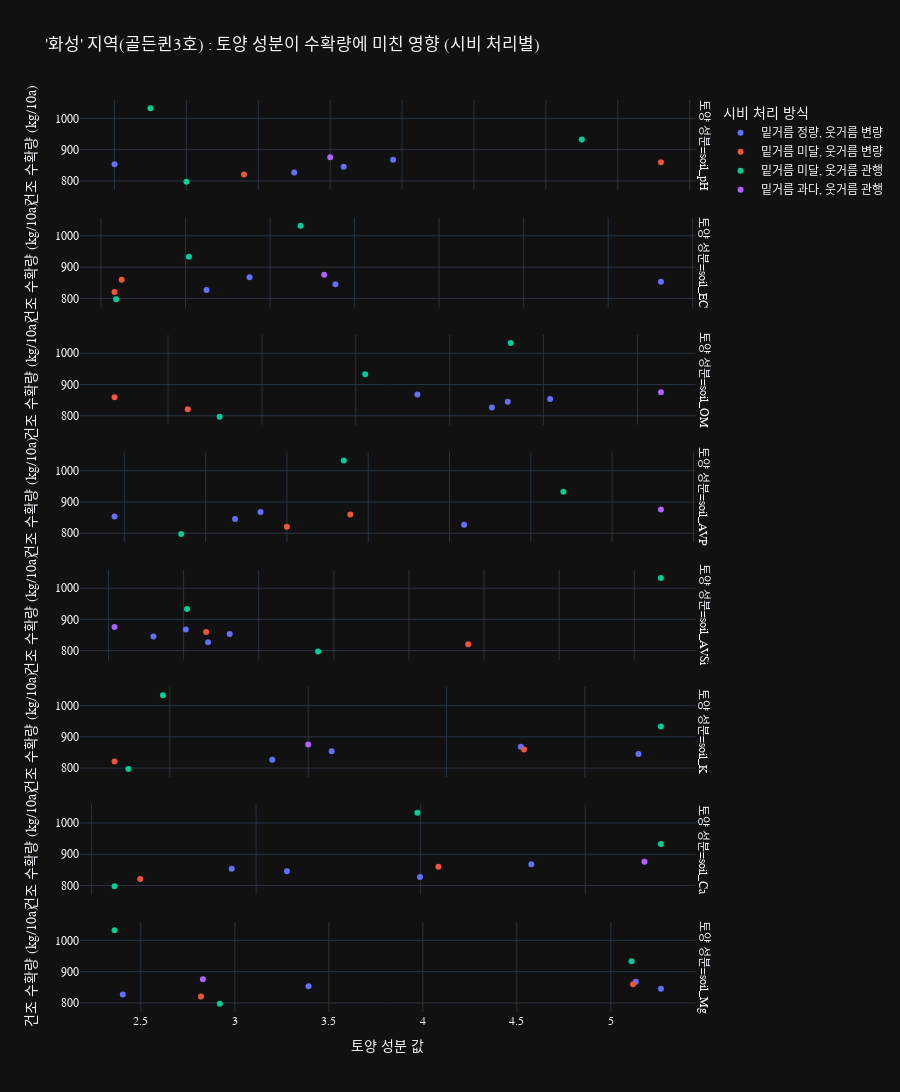

Notebook code for this chart:
### Markdown cell above
## 화성 지역 토양과 수확량 관계 확인

### Code cell
import pandas as pd
import plotly.express as px

# 1. 'df'가 메모리에 있다고 가정합니다.
# (안정성을 위해 df 로드 및 전처리 코드 포함)
try:
    if 'df' not in locals() or df.empty:
         print("DataFrame 'df'를 다시 로드합니다.")
         df = pd.read_csv("25년_수확량 통계.csv")
    else:
         print("기존 DataFrame 'df'를 사용합니다.")
except NameError:
    print("DataFrame 'df'를 새로 로드합니다.")
    df = pd.read_csv("25년_수확량 통계.csv")

# 2. 분석에 필요한 컬럼들 전처리
try:
    # 수치형 1: 건조 수확량
    df['건조 수확량(kg/10a)'] = pd.to_numeric(df['건조 수확량(kg/10a)'].astype(str).str.replace(',', '').str.strip(), errors='coerce')

    # 수치형 2: 토양 성분 8가지
    all_soil_components = [
        'soil_pH', 'soil_EC', 'soil_OM', 'soil_AVP', 'soil_AVSi', 'soil_K', 'soil_Ca', 'soil_Mg'
    ]
    for col in all_soil_components:
        df[col] = pd.to_numeric(df[col].astype(str).str.replace(',', '').str.strip(), errors='coerce')

    # 범주형:
    categorical_cols = ['지역', '품종', '시비 처리', '코드번호']
    for col in categorical_cols:
        df[col] = df[col].astype(str).str.strip()

except Exception as e:
    print(f"데이터 전처리 중 오류 발생: {e}")
    raise

# 3. [분석 1] '화성' 지역 데이터 필터링 (품종은 '골든퀸3호'로 통일됨)
df_hwaseong = df[df['지역'] == '화성'].copy()
print(f"\n'화성' 지역 데이터 {len(df_hwaseong)}개 필터링.")
print(f"'화성' 지역 품종 확인: {df_hwaseong['품종'].unique()}")

# 4. [분석 2] 데이터 재구성 (Melt)
# 수확량, 시비 처리 정보를 ID로 유지하고 8개 토양 성분을 Melt
id_vars = ['건조 수확량(kg/10a)', '시비 처리', '코드번호']
melted_hwaseong = df_hwaseong.melt(
    id_vars=id_vars,
    value_vars=all_soil_components,
    var_name='토양성분',
    value_name='성분 값'
)

# 분석에 필요한 모든 데이터(수확량, 성분 값)가 있는 경우만 사용
melted_hwaseong = melted_hwaseong.dropna(subset=['건조 수확량(kg/10a)', '성분 값'])
print(f"Melt된 '화성' 지역 데이터 {len(melted_hwaseong)}개로 산점도 생성.")

# 5. [분석 3] 시각화 (다중 산점도)
fig = px.scatter(
    melted_hwaseong,
    x='성분 값',                    # X축: 각 토양 성분의 값
    y='건조 수확량(kg/10a)',      # Y축: 건조 수확량
    color='시비 처리',             # 색상: 실제 시비 처리 방식
    facet_row='토양성분',          # 행 분리: 8개 토양 성분별
    hover_data=['코드번호'],       # 마우스 오버 시 코드번호 표시
    labels={
        "성분 값": "토양 성분 값",
        "건조 수확량(kg/10a)": "건조 수확량 (kg/10a)",
        "시비 처리": "시비 처리 방식",
        "토양성분": "토양 성분"
    },
    title="'화성' 지역(골든퀸3호) : 토양 성분이 수확량에 미친 영향 (시비 처리별)"
)

# 6. 차트 레이아웃 가독성 높이기
fig.update_layout(
    height=2000, # 8개 차트를 세로로 표시하므로 높이 증가
    font=dict(family="Malgun Gothic, AppleGGothic, sans-serif")
)
# 각 차트의 X축 범위가 다르므로 x축 스케일을 독립적으로 설정
fig.update_xaxes(matches=None)
# 행(토양성분) 라벨이 잘 보이도록 설정
fig.update_annotations(align='right')

fig.show()

image_filename = "화성수확량 관계 분석.png"
fig.write_image(
        image_filename,
        width=1200,
        height=600,
        scale=2  # 2배 해상도
    )

### Figure 1 — Plotly figure (JSON) as saved in the notebook; plotly's stock layout.template omitted (floating-point values rounded to 4 significant figures)
{"data": [{"customdata": [["HS-R1"], ["HS-R2"], ["HS-R5"], ["HS-R7"]], "hovertemplate": "시비 처리 방식=밑거름 정량, 웃거름 변량<br>토양 성분=soil_pH<br>토양 성분 값=%{x}<br>건조 수확량 (kg/10a)=%{y}<br>코드번호=%{customdata[0]}<extra></extra>", "legendgroup": "밑거름 정량, 웃거름 변량", "marker": {"color": "#636efa", "symbol": "circle"}, "mode": "markers", "name": "밑거름 정량, 웃거름 변량", "orientation": "v", "showlegend": true, "x": [7.438, 7.575, 6.8, 7.3], "xaxis": "x8", "y": [845.3, 867.8, 853.5, 826.9], "yaxis": "y8", "type": "scatter"}, {"customdata": [["HS-R1"], ["HS-R2"], ["HS-R5"], ["HS-R7"]], "hovertemplate": "시비 처리 방식=밑거름 정량, 웃거름 변량<br>토양 성분=soil_EC<br>토양 성분 값=%{x}<br>건조 수확량 (kg/10a)=%{y}<br>코드번호=%{customdata[0]}<extra></extra>", "legendgroup": "밑거름 정량, 웃거름 변량", "marker": {"color": "#636efa", "symbol": "circle"}, "mode": "markers", "name": "밑거름 정량, 웃거름 변량", "orientation": "v", "showlegend": false, "x": [2.886, 2.379, 4.812, 2.124], "xaxis": "x7", "y": [845.3, 867.8, 853.5, 826.9], "yaxis": "y7", "type": "scatter"}, {"customdata": [["HS-R1"], ["HS-R2"], ["HS-R5"], ["HS-R7"]], "hovertemplate": "시비 처리 방식=밑거름 정량, 웃거름 변량<br>토양 성분=soil_OM<br>토양 성분 값=%{x}<br>건조 수확량 (kg/10a)=%{y}<br>코드번호=%{customdata[0]}<extra></extra>", "legendgroup": "밑거름 정량, 웃거름 변량", "marker": {"color": "#636efa", "symbol": "circle"}, "mode": "markers", "name": "밑거름 정량, 웃거름 변량", "orientation": "v", "showlegend": false, "x": [21.24, 19.31, 22.14, 20.9], "xaxis": "x6", "y": [845.3, 867.8, 853.5, 826.9], "yaxis": "y6", "type": "scatter"}, {"customdata": [["HS-R1"], ["HS-R2"], ["HS-R5"], ["HS-R7"]], "hovertemplate": "시비 처리 방식=밑거름 정량, 웃거름 변량<br>토양 성분=soil_AVP<br>토양 성분 값=%{x}<br>건조 수확량 (kg/10a)=%{y}<br>코드번호=%{customdata[0]}<extra></extra>", "legendgroup": "밑거름 정량, 웃거름 변량", "marker": {"color": "#636efa", "symbol": "circle"}, "mode": "markers", "name": "밑거름 정량, 웃거름 변량", "orientation": "v", "showlegend": false, "x": [53.62, 56.75, 38.8, 81.8], "xaxis": "x5", "y": [845.3, 867.8, 853.5, 826.9], "yaxis": "y5", "type": "scatter"}, {"customdata": [["HS-R1"], ["HS-R2"], ["HS-R5"], ["HS-R7"]], "hovertemplate": "시비 처리 방식=밑거름 정량, 웃거름 변량<br>토양 성분=soil_AVSi<br>토양 성분 값=%{x}<br>건조 수확량 (kg/10a)=%{y}<br>코드번호=%{customdata[0]}<extra></extra>", "legendgroup": "밑거름 정량, 웃거름 변량", "marker": {"color": "#636efa", "symbol": "circle"}, "mode": "markers", "name": "밑거름 정량, 웃거름 변량", "orientation": "v", "showlegend": false, "x": [319.6, 405.8, 522.8, 465.0], "xaxis": "x4", "y": [845.3, 867.8, 853.5, 826.9], "yaxis": "y4", "type": "scatter"}, {"customdata": [["HS-R1"], ["HS-R2"], ["HS-R5"], ["HS-R7"]], "hovertemplate": "시비 처리 방식=밑거름 정량, 웃거름 변량<br>토양 성분=soil_K<br>토양 성분 값=%{x}<br>건조 수확량 (kg/10a)=%{y}<br>코드번호=%{customdata[0]}<extra></extra>", "legendgroup": "밑거름 정량, 웃거름 변량", "marker": {"color": "#636efa", "symbol": "circle"}, "mode": "markers", "name": "밑거름 정량, 웃거름 변량", "orientation": "v", "showlegend": false, "x": [1.278, 1.107, 0.834, 0.748], "xaxis": "x3", "y": [845.3, 867.8, 853.5, 826.9], "yaxis": "y3", "type": "scatter"}, {"customdata": [["HS-R1"], ["HS-R2"], ["HS-R5"], ["HS-R7"]], "hovertemplate": "시비 처리 방식=밑거름 정량, 웃거름 변량<br>토양 성분=soil_Ca<br>토양 성분 값=%{x}<br>건조 수확량 (kg/10a)=%{y}<br>코드번호=%{customdata[0]}<extra></extra>", "legendgroup": "밑거름 정량, 웃거름 변량", "marker": {"color": "#636efa", "symbol": "circle"}, "mode": "markers", "name": "밑거름 정량, 웃거름 변량", "orientation": "v", "showlegend": false, "x": [4.594, 5.336, 4.426, 4.998], "xaxis": "x2", "y": [845.3, 867.8, 853.5, 826.9], "yaxis": "y2", "type": "scatter"}, {"customdata": [["HS-R1"], ["HS-R2"], ["HS-R5"], ["HS-R7"]], "hovertemplate": "시비 처리 방식=밑거름 정량, 웃거름 변량<br>토양 성분=soil_Mg<br>토양 성분 값=%{x}<br>건조 수확량 (kg/10a)=%{y}<br>코드번호=%{customdata[0]}<extra></extra>", "legendgroup": "밑거름 정량, 웃거름 변량", "marker": {"color": "#636efa", "symbol": "circle"}, "mode": "markers", "name": "밑거름 정량, 웃거름 변량", "orientation": "v", "showlegend": false, "x": [5.266, 5.133, 3.392, 2.404], "xaxis": "x", "y": [845.3, 867.8, 853.5, 826.9], "yaxis": "y", "type": "scatter"}, {"customdata": [["HS-R3"], ["HS-R9"]], "hovertemplate": "시비 처리 방식=밑거름 미달, 웃거름 변량<br>토양 성분=soil_pH<br>토양 성분 값=%{x}<br>건조 수확량 (kg/10a)=%{y}<br>코드번호=%{customdata[0]}<extra></extra>", "legendgroup": "밑거름 미달, 웃거름 변량", "marker": {"color": "#EF553B", "symbol": "circle"}, "mode": "markers", "name": "밑거름 미달, 웃거름 변량", "orientation": "v", "showlegend": true, "x": [8.32, 7.16], "xaxis": "x8", "y": [859.7, 820.8], "yaxis": "y8", "type": "scatter"}, {"customdata": [["HS-R3"], ["HS-R9"]], "hovertemplate": "시비 처리 방식=밑거름 미달, 웃거름 변량<br>토양 성분=soil_EC<br>토양 성분 값=%{x}<br>건조 수확량 (kg/10a)=%{y}<br>코드번호=%{customdata[0]}<extra></extra>", "legendgroup": "밑거름 미달, 웃거름 변량", "marker": {"color": "#EF553B", "symbol": "circle"}, "mode": "markers", "name": "밑거름 미달, 웃거름 변량", "orientation": "v", "showlegend": false, "x": [1.622, 1.58], "xaxis": "x7", "y": [859.7, 820.8], "yaxis": "y7", "type": "scatter"}, {"customdata": [["HS-R3"], ["HS-R9"]], "hovertemplate": "시비 처리 방식=밑거름 미달, 웃거름 변량<br>토양 성분=soil_OM<br>토양 성분 값=%{x}<br>건조 수확량 (kg/10a)=%{y}<br>코드번호=%{customdata[0]}<extra></extra>", "legendgroup": "밑거름 미달, 웃거름 변량", "marker": {"color": "#EF553B", "symbol": "circle"}, "mode": "markers", "name": "밑거름 미달, 웃거름 변량", "orientation": "v", "showlegend": false, "x": [12.86, 14.42], "xaxis": "x6", "y": [859.7, 820.8], "yaxis": "y6", "type": "scatter"}, {"customdata": [["HS-R3"], ["HS-R9"]], "hovertemplate": "시비 처리 방식=밑거름 미달, 웃거름 변량<br>토양 성분=soil_AVP<br>토양 성분 값=%{x}<br>건조 수확량 (kg/10a)=%{y}<br>코드번호=%{customdata[0]}<extra></extra>", "legendgroup": "밑거름 미달, 웃거름 변량", "marker": {"color": "#EF553B", "symbol": "circle"}, "mode": "markers", "name": "밑거름 미달, 웃거름 변량", "orientation": "v", "showlegend": false, "x": [67.8, 60.0], "xaxis": "x5", "y": [859.7, 820.8], "yaxis": "y5", "type": "scatter"}, {"customdata": [["HS-R3"], ["HS-R9"]], "hovertemplate": "시비 처리 방식=밑거름 미달, 웃거름 변량<br>토양 성분=soil_AVSi<br>토양 성분 값=%{x}<br>건조 수확량 (kg/10a)=%{y}<br>코드번호=%{customdata[0]}<extra></extra>", "legendgroup": "밑거름 미달, 웃거름 변량", "marker": {"color": "#EF553B", "symbol": "circle"}, "mode": "markers", "name": "밑거름 미달, 웃거름 변량", "orientation": "v", "showlegend": false, "x": [460.0, 1158.0], "xaxis": "x4", "y": [859.7, 820.8], "yaxis": "y4", "type": "scatter"}, {"customdata": [["HS-R3"], ["HS-R9"]], "hovertemplate": "시비 처리 방식=밑거름 미달, 웃거름 변량<br>토양 성분=soil_K<br>토양 성분 값=%{x}<br>건조 수확량 (kg/10a)=%{y}<br>코드번호=%{customdata[0]}<extra></extra>", "legendgroup": "밑거름 미달, 웃거름 변량", "marker": {"color": "#EF553B", "symbol": "circle"}, "mode": "markers", "name": "밑거름 미달, 웃거름 변량", "orientation": "v", "showlegend": false, "x": [1.112, 0.52], "xaxis": "x3", "y": [859.7, 820.8], "yaxis": "y3", "type": "scatter"}, {"customdata": [["HS-R3"], ["HS-R9"]], "hovertemplate": "시비 처리 방식=밑거름 미달, 웃거름 변량<br>토양 성분=soil_Ca<br>토양 성분 값=%{x}<br>건조 수확량 (kg/10a)=%{y}<br>코드번호=%{customdata[0]}<extra></extra>", "legendgroup": "밑거름 미달, 웃거름 변량", "marker": {"color": "#EF553B", "symbol": "circle"}, "mode": "markers", "name": "밑거름 미달, 웃거름 변량", "orientation": "v", "showlegend": false, "x": [5.054, 4.148], "xaxis": "x2", "y": [859.7, 820.8], "yaxis": "y2", "type": "scatter"}, {"customdata": [["HS-R3"], ["HS-R9"]], "hovertemplate": "시비 처리 방식=밑거름 미달, 웃거름 변량<br>토양 성분=soil_Mg<br>토양 성분 값=%{x}<br>건조 수확량 (kg/10a)=%{y}<br>코드번호=%{customdata[0]}<extra></extra>", "legendgroup": "밑거름 미달, 웃거름 변량", "marker": {"color": "#EF553B", "symbol": "circle"}, "mode": "markers", "name": "밑거름 미달, 웃거름 변량", "orientation": "v", "showlegend": false, "x": [5.118, 2.82], "xaxis": "x", "y": [859.7, 820.8], "yaxis": "y", "type": "scatter"}, {"customdata": [["HS-R4"], ["HS-R8"], ["HS-R10"]], "hovertemplate": "시비 처리 방식=밑거름 미달, 웃거름 관행<br>토양 성분=soil_pH<br>토양 성분 값=%{x}<br>건조 수확량 (kg/10a)=%{y}<br>코드번호=%{customdata[0]}<extra></extra>", "legendgroup": "밑거름 미달, 웃거름 관행", "marker": {"color": "#00cc96", "symbol": "circle"}, "mode": "markers", "name": "밑거름 미달, 웃거름 관행", "orientation": "v", "showlegend": true, "x": [8.1, 6.9, 7.0], "xaxis": "x8", "y": [933.0, 1033.0, 797.3], "yaxis": "y8", "type": "scatter"}, {"customdata": [["HS-R4"], ["HS-R8"], ["HS-R10"]], "hovertemplate": "시비 처리 방식=밑거름 미달, 웃거름 관행<br>토양 성분=soil_EC<br>토양 성분 값=%{x}<br>건조 수확량 (kg/10a)=%{y}<br>코드번호=%{customdata[0]}<extra></extra>", "legendgroup": "밑거름 미달, 웃거름 관행", "marker": {"color": "#00cc96", "symbol": "circle"}, "mode": "markers", "name": "밑거름 미달, 웃거름 관행", "orientation": "v", "showlegend": false, "x": [2.02, 2.68, 1.59], "xaxis": "x7", "y": [933.0, 1033.0, 797.3], "yaxis": "y7", "type": "scatter"}, {"customdata": [["HS-R4"], ["HS-R8"], ["HS-R10"]], "hovertemplate": "시비 처리 방식=밑거름 미달, 웃거름 관행<br>토양 성분=soil_OM<br>토양 성분 값=%{x}<br>건조 수확량 (kg/10a)=%{y}<br>코드번호=%{customdata[0]}<extra></extra>", "legendgroup": "밑거름 미달, 웃거름 관행", "marker": {"color": "#00cc96", "symbol": "circle"}, "mode": "markers", "name": "밑거름 미달, 웃거름 관행", "orientation": "v", "showlegend": false, "x": [18.2, 21.3, 15.1], "xaxis": "x6", "y": [933.0, 1033.0, 797.3], "yaxis": "y6", "type": "scatter"}, {"customdata": [["HS-R4"], ["HS-R8"], ["HS-R10"]], "hovertemplate": "시비 처리 방식=밑거름 미달, 웃거름 관행<br>토양 성분=soil_AVP<br>토양 성분 값=%{x}<br>건조 수확량 (kg/10a)=%{y}<br>코드번호=%{customdata[0]}<extra></extra>", "legendgroup": "밑거름 미달, 웃거름 관행", "marker": {"color": "#00cc96", "symbol": "circle"}, "mode": "markers", "name": "밑거름 미달, 웃거름 관행", "orientation": "v", "showlegend": false, "x": [94.0, 67.0, 47.0], "xaxis": "x5", "y": [933.0, 1033.0, 797.3], "yaxis": "y5", "type": "scatter"}, {"customdata": [["HS-R4"], ["HS-R8"], ["HS-R10"]], "hovertemplate": "시비 처리 방식=밑거름 미달, 웃거름 관행<br>토양 성분=soil_AVSi<br>토양 성분 값=%{x}<br>건조 수확량 (kg/10a)=%{y}<br>코드번호=%{customdata[0]}<extra></extra>", "legendgroup": "밑거름 미달, 웃거름 관행", "marker": {"color": "#00cc96", "symbol": "circle"}, "mode": "markers", "name": "밑거름 미달, 웃거름 관행", "orientation": "v", "showlegend": false, "x": [409.0, 1671.0, 758.0], "xaxis": "x4", "y": [933.0, 1033.0, 797.3], "yaxis": "y4", "type": "scatter"}, {"customdata": [["HS-R4"], ["HS-R8"], ["HS-R10"]], "hovertemplate": "시비 처리 방식=밑거름 미달, 웃거름 관행<br>토양 성분=soil_K<br>토양 성분 값=%{x}<br>건조 수확량 (kg/10a)=%{y}<br>코드번호=%{customdata[0]}<extra></extra>", "legendgroup": "밑거름 미달, 웃거름 관행", "marker": {"color": "#00cc96", "symbol": "circle"}, "mode": "markers", "name": "밑거름 미달, 웃거름 관행", "orientation": "v", "showlegend": false, "x": [1.31, 0.59, 0.54], "xaxis": "x3", "y": [933.0, 1033.0, 797.3], "yaxis": "y3", "type": "scatter"}, {"customdata": [["HS-R4"], ["HS-R8"], ["HS-R10"]], "hovertemplate": "시비 처리 방식=밑거름 미달, 웃거름 관행<br>토양 성분=soil_Ca<br>토양 성분 값=%{x}<br>건조 수확량 (kg/10a)=%{y}<br>코드번호=%{customdata[0]}<extra></extra>", "legendgroup": "밑거름 미달, 웃거름 관행", "marker": {"color": "#00cc96", "symbol": "circle"}, "mode": "markers", "name": "밑거름 미달, 웃거름 관행", "orientation": "v", "showlegend": false, "x": [5.73, 4.99, 4.07], "xaxis": "x2", "y": [933.0, 1033.0, 797.3], "yaxis": "y2", "type": "scatter"}, {"customdata": [["HS-R4"], ["HS-R8"], ["HS-R10"]], "hovertemplate": "시비 처리 방식=밑거름 미달, 웃거름 관행<br>토양 성분=soil_Mg<br>토양 성분 값=%{x}<br>건조 수확량 (kg/10a)=%{y}<br>코드번호=%{customdata[0]}<extra></extra>", "legendgroup": "밑거름 미달, 웃거름 관행", "marker": {"color": "#00cc96", "symbol": "circle"}, "mode": "markers", "name": "밑거름 미달, 웃거름 관행", "orientation": "v", "showlegend": false, "x": [5.11, 2.36, 2.92], "xaxis": "x", "y": [933.0, 1033.0, 797.3], "yaxis": "y", "type": "scatter"}, {"customdata": [["HS-R6"]], "hovertemplate": "시비 처리 방식=밑거름 과다, 웃거름 관행<br>토양 성분=soil_pH<br>토양 성분 값=%{x}<br>건조 수확량 (kg/10a)=%{y}<br>코드번호=%{customdata[0]}<extra></extra>", "legendgroup": "밑거름 과다, 웃거름 관행", "marker": {"color": "#ab63fa", "symbol": "circle"}, "mode": "markers", "name": "밑거름 과다, 웃거름 관행", "orientation": "v", "showlegend": true, "x": [7.4], "xaxis": "x8", "y": [875.6], "yaxis": "y8", "type": "scatter"}, {"customdata": [["HS-R6"]], "hovertemplate": "시비 처리 방식=밑거름 과다, 웃거름 관행<br>토양 성분=soil_EC<br>토양 성분 값=%{x}<br>건조 수확량 (kg/10a)=%{y}<br>코드번호=%{customdata[0]}<extra></extra>", "legendgroup": "밑거름 과다, 웃거름 관행", "marker": {"color": "#ab63fa", "symbol": "circle"}, "mode": "markers", "name": "밑거름 과다, 웃거름 관행", "orientation": "v", "showlegend": false, "x": [2.82], "xaxis": "x7", "y": [875.6], "yaxis": "y7", "type": "scatter"}, {"customdata": [["HS-R6"]], "hovertemplate": "시비 처리 방식=밑거름 과다, 웃거름 관행<br>토양 성분=soil_OM<br>토양 성분 값=%{x}<br>건조 수확량 (kg/10a)=%{y}<br>코드번호=%{customdata[0]}<extra></extra>", "legendgroup": "밑거름 과다, 웃거름 관행", "marker": {"color": "#ab63fa", "symbol": "circle"}, "mode": "markers", "name": "밑거름 과다, 웃거름 관행", "orientation": "v", "showlegend": false, "x": [24.5], "xaxis": "x6", "y": [875.6], "yaxis": "y6", "type": "scatter"}, {"customdata": [["HS-R6"]], "hovertemplate": "시비 처리 방식=밑거름 과다, 웃거름 관행<br>토양 성분=soil_AVP<br>토양 성분 값=%{x}<br>건조 수확량 (kg/10a)=%{y}<br>코드번호=%{customdata[0]}<extra></extra>", "legendgroup": "밑거름 과다, 웃거름 관행", "marker": {"color": "#ab63fa", "symbol": "circle"}, "mode": "markers", "name": "밑거름 과다, 웃거름 관행", "orientation": "v", "showlegend": false, "x": [106.0], "xaxis": "x5", "y": [875.6], "yaxis": "y5", "type": "scatter"}, {"customdata": [["HS-R6"]], "hovertemplate": "시비 처리 방식=밑거름 과다, 웃거름 관행<br>토양 성분=soil_AVSi<br>토양 성분 값=%{x}<br>건조 수확량 (kg/10a)=%{y}<br>코드번호=%{customdata[0]}<extra></extra>", "legendgroup": "밑거름 과다, 웃거름 관행", "marker": {"color": "#ab63fa", "symbol": "circle"}, "mode": "markers", "name": "밑거름 과다, 웃거름 관행", "orientation": "v", "showlegend": false, "x": [216.0], "xaxis": "x4", "y": [875.6], "yaxis": "y4", "type": "scatter"}, {"customdata": [["HS-R6"]], "hovertemplate": "시비 처리 방식=밑거름 과다, 웃거름 관행<br>토양 성분=soil_K<br>토양 성분 값=%{x}<br>건조 수확량 (kg/10a)=%{y}<br>코드번호=%{customdata[0]}<extra></extra>", "legendgroup": "밑거름 과다, 웃거름 관행", "marker": {"color": "#ab63fa", "symbol": "circle"}, "mode": "markers", "name": "밑거름 과다, 웃거름 관행", "orientation": "v", "showlegend": false, "x": [0.8], "xaxis": "x3", "y": [875.6], "yaxis": "y3", "type": "scatter"}, {"customdata": [["HS-R6"]], "hovertemplate": "시비 처리 방식=밑거름 과다, 웃거름 관행<br>토양 성분=soil_Ca<br>토양 성분 값=%{x}<br>건조 수확량 (kg/10a)=%{y}<br>코드번호=%{customdata[0]}<extra></extra>", "legendgroup": "밑거름 과다, 웃거름 관행", "marker": {"color": "#ab63fa", "symbol": "circle"}, "mode": "markers", "name": "밑거름 과다, 웃거름 관행", "orientation": "v", "showlegend": false, "x": [5.68], "xaxis": "x2", "y": [875.6], "yaxis": "y2", "type": "scatter"}, {"customdata": [["HS-R6"]], "hovertemplate": "시비 처리 방식=밑거름 과다, 웃거름 관행<br>토양 성분=soil_Mg<br>토양 성분 값=%{x}<br>건조 수확량 (kg/10a)=%{y}<br>코드번호=%{customdata[0]}<extra></extra>", "legendgroup": "밑거름 과다, 웃거름 관행", "marker": {"color": "#ab63fa", "symbol": "circle"}, "mode": "markers", "name": "밑거름 과다, 웃거름 관행", "orientation": "v", "showlegend": false, "x": [2.83], "xaxis": "x", "y": [875.6], "yaxis": "y", "type": "scatter"}], "layout": {"xaxis": {"anchor": "y", "domain": [0.0, 0.98], "title": {"text": "토양 성분 값"}}, "yaxis": {"anchor": "x", "domain": [0.0, 0.09875], "title": {"text": "건조 수확량 (kg/10a)"}}, "xaxis2": {"anchor": "y2", "domain": [0.0, 0.98], "showticklabels": false}, "yaxis2": {"anchor": "x2", "domain": [0.1288, 0.2275], "matches": "y", "title": {"text": "건조 수확량 (kg/10a)"}}, "xaxis3": {"anchor": "y3", "domain": [0.0, 0.98], "showticklabels": false}, "yaxis3": {"anchor": "x3", "domain": [0.2575, 0.3563], "matches": "y", "title": {"text": "건조 수확량 (kg/10a)"}}, "xaxis4": {"anchor": "y4", "domain": [0.0, 0.98], "showticklabels": false}, "yaxis4": {"anchor": "x4", "domain": [0.3862, 0.485], "matches": "y", "title": {"text": "건조 수확량 (kg/10a)"}}, "xaxis5": {"anchor": "y5", "domain": [0.0, 0.98], "showticklabels": false}, "yaxis5": {"anchor": "x5", "domain": [0.515, 0.6138], "matches": "y", "title": {"text": "건조 수확량 (kg/10a)"}}, "xaxis6": {"anchor": "y6", "domain": [0.0, 0.98], "showticklabels": false}, "yaxis6": {"anchor": "x6", "domain": [0.6438, 0.7425], "matches": "y", "title": {"text": "건조 수확량 (kg/10a)"}}, "xaxis7": {"anchor": "y7", "domain": [0.0, 0.98], "showticklabels": false}, "yaxis7": {"anchor": "x7", "domain": [0.7725, 0.8712], "matches": "y", "title": {"text": "건조 수확량 (kg/10a)"}}, "xaxis8": {"anchor": "y8", "domain": [0.0, 0.98], "showticklabels": false}, "yaxis8": {"anchor": "x8", "domain": [0.9012, 1.0], "matches": "y", "title": {"text": "건조 수확량 (kg/10a)"}}, "annotations": [{"font": {}, "showarrow": false, "text": "토양 성분=soil_Mg", "textangle": 90, "x": 0.98, "xanchor": "left", "xref": "paper", "y": 0.04938, "yanchor": "middle", "yref": "paper", "align": "right"}, {"font": {}, "showarrow": false, "text": "토양 성분=soil_Ca", "textangle": 90, "x": 0.98, "xanchor": "left", "xref": "paper", "y": 0.1781, "yanchor": "middle", "yref": "paper", "align": "right"}, {"font": {}, "showarrow": false, "text": "토양 성분=soil_K", "textangle": 90, "x": 0.98, "xanchor": "left", "xref": "paper", "y": 0.3069, "yanchor": "middle", "yref": "paper", "align": "right"}, {"font": {}, "showarrow": false, "text": "토양 성분=soil_AVSi", "textangle": 90, "x": 0.98, "xanchor": "left", "xref": "paper", "y": 0.4356, "yanchor": "middle", "yref": "paper", "align": "right"}, {"font": {}, "showarrow": false, "text": "토양 성분=soil_AVP", "textangle": 90, "x": 0.98, "xanchor": "left", "xref": "paper", "y": 0.5644, "yanchor": "middle", "yref": "paper", "align": "right"}, {"font": {}, "showarrow": false, "text": "토양 성분=soil_OM", "textangle": 90, "x": 0.98, "xanchor": "left", "xref": "paper", "y": 0.6931, "yanchor": "middle", "yref": "paper", "align": "right"}, {"font": {}, "showarrow": false, "text": "토양 성분=soil_EC", "textangle": 90, "x": 0.98, "xanchor": "left", "xref": "paper", "y": 0.8219, "yanchor": "middle", "yref": "paper", "align": "right"}, {"font": {}, "showarrow": false, "text": "토양 성분=soil_pH", "textangle": 90, "x": 0.98, "xanchor": "left", "xref": "paper", "y": 0.9506, "yanchor": "middle", "yref": "paper", "align": "right"}], "legend": {"title": {"text": "시비 처리 방식"}, "tracegroupgap": 0}, "title": {"text": "'화성' 지역(골든퀸3호) : 토양 성분이 수확량에 미친 영향 (시비 처리별)"}, "font": {"family": "Malgun Gothic, AppleGGothic, sans-serif"}, "height": 2000}}
